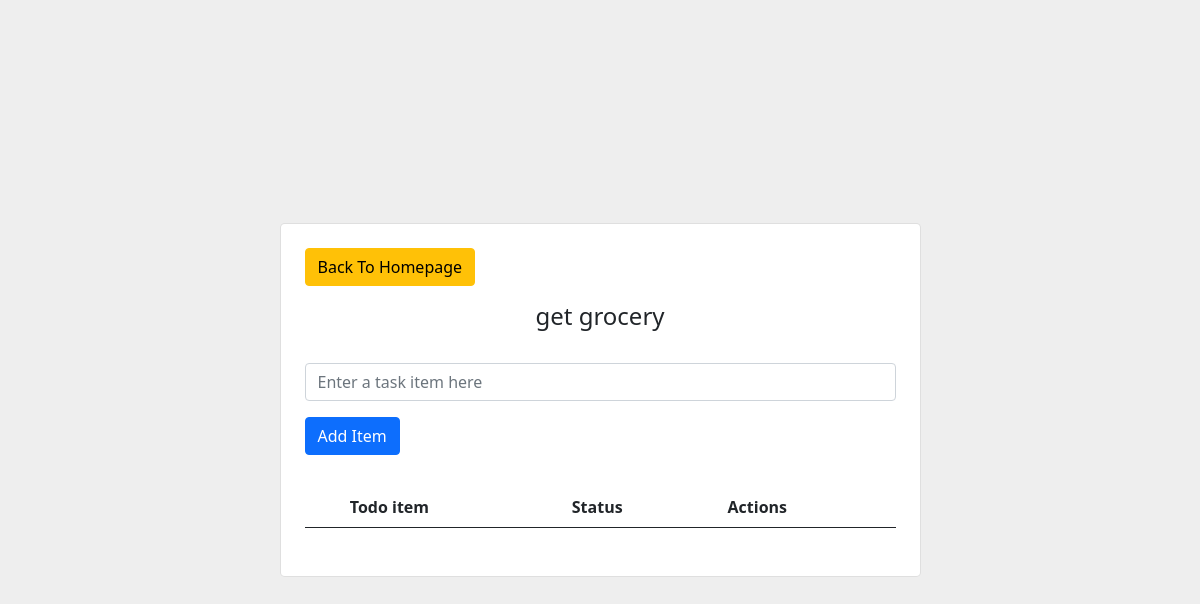
/todolistpage/16, run on an earlier commit of the app's database.
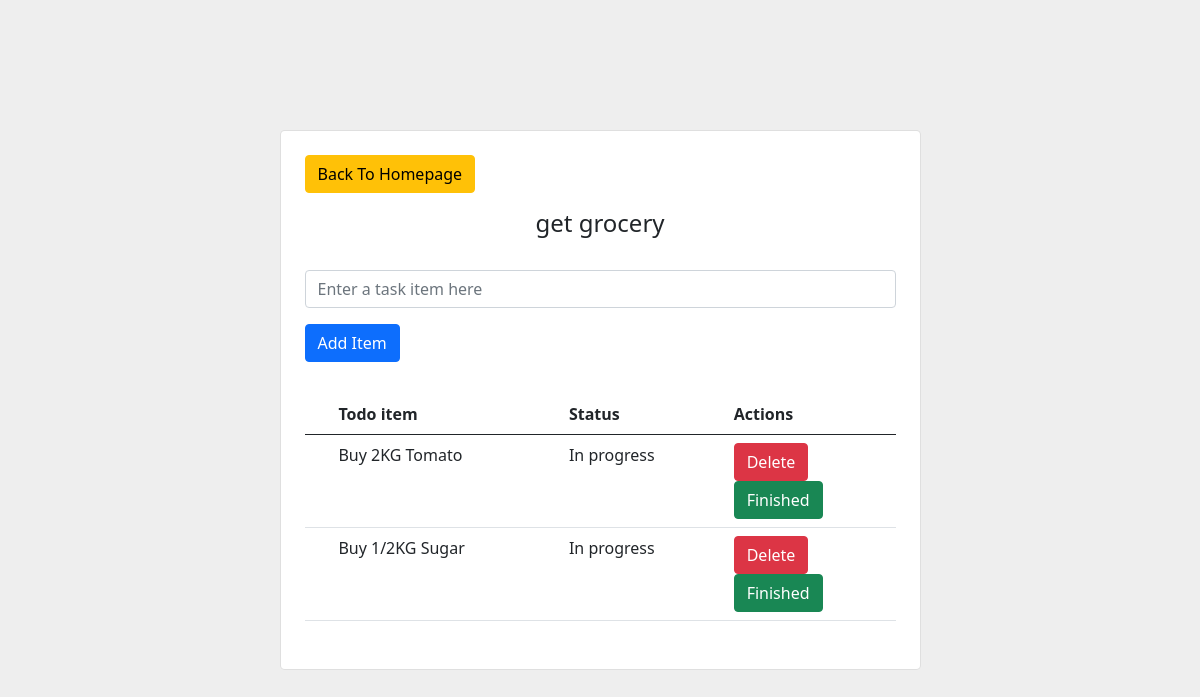
And on a later commit of the database.
### todoapp/models.py (models this page shows)
class TodoListItem(models.Model):
    content = models.TextField()
    status = models.BooleanField(default=False)
    todo = models.ForeignKey(TodoList, on_delete=models.CASCADE)

### todoapp/views.py (the view)
# urls.py: path('todolistpage/<int:i>', todolistpage, name='todolistpage'),
def todolistpage(request, i):
    todo = TodoList.objects.get(id=i)
    todo_items = TodoListItem.objects.filter(todo=todo)
    return render(request, 'todolist.html', {'todo_items': todo_items, 'todo':todo})

### templates/todolist.html (shortened to what this page needs)
<!DOCTYPE html>
<html lang="en">
    <head>
        <link href="https://cdn.jsdelivr.net/npm/bootstrap@5.0.2/dist/css/bootstrap.min.css" rel="stylesheet">
    </head>
    <body>
        <section class="vh-100" style="background-color: #eee;">
  <div class="container py-5 h-100">
    <div class="row d-flex justify-content-center align-items-center h-100">
      <div class="col col-lg-9 col-xl-7">
        <div class="card rounded-3">
          <div class="card-body p-4">
            <a href="{% url 'home' %}"><button type="button" class="btn btn-warning">Back To Homepage</button></a>
            <h4 class="text-center my-3 pb-3">{{todo.name}}</h4>
            <form action="{% url 'additem' i=todo.id %}" method="post" class="row row-cols-lg-auto g-3 justify-content-center align-items-center mb-4 pb-2">
              <div class="col-12">
                <div class="form-outline">
                  <input type="text" id="form1" name="content" class="form-control" placeholder="Enter a task item here" />
                </div>
              </div>
              <div class="col-12">
                <button type="submit" class="btn btn-primary">Add Item</button>
              </div>
            </form>
            <table class="table mb-4">
              <thead>
                <tr>
                  <th scope="col">  </th>
                  <th scope="col">Todo item</th>
                  <th scope="col">Status</th>
                  <th scope="col">Actions</th>
                </tr>
              </thead>
              <tbody>
                {% for listitem in todo_items %}
                <tr>
                  <th scope="row"></th>
                  <td>{{listitem.content}}</td>
                  <td>{% if listitem.status == True %}Finished{% else %}In progress{% endif %}</td>
                  <td>
                    <form action="{% url 'deleteitem' i=listitem.id %}">
                        <button type="submit" class="btn btn-danger">Delete</button>
                    </form>
                    <form action="{% url 'updateitem' i=listitem.id %}">
                        <button type="submit" class="btn btn-success">Finished</button>
                    </form>
                  </td>
                </tr>
                {% endfor %}
              </tbody>
            </table>
          </div>
        </div>
      </div>
    </div>
  </div>
</section>
    </body>
</html>

What changed in the data, as far as the page shows it:
added TodoListItem: content "Buy 2KG Tomato", status "In progress"
added TodoListItem: content "Buy 1/2KG Sugar", status "In progress"
